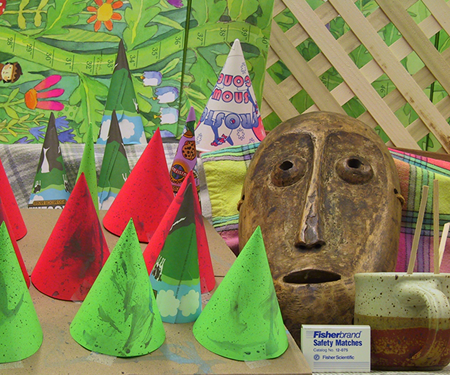
#> input picture ES6/images/left.png, 450 x 375 px
$ jupyter execute es6_albert.ipynb
#> lines starting #> are read from the running program, lines starting #| are printed output that depends on the picture
# Exercise Session 6: Shape From Stereo

One of the most common ways of reconstructing 3D shape from multiple images is called Shape-From-Stereo. It is based on the fact that points closer to the camera shift more in the image when the camera moves. By calculating the shift of each pixel we can deduce its relative distance to the camera.

For each pixel in one image we find the closest matching pixel in the other image using correlation between surrounding patches. We then compute the pixel distance between the matching points, which quantifies the disparity.

In this exercise we will implement those steps and test them with the below images

[cell 1]
import numpy as np
import cv2
import matplotlib.pyplot as plt

* We start by reading left and right image. We convert them to greyscale and resize to speed up the computation. You don't have to change this code.

[cell 2]
left_img = cv2.imread('images/left.png',0)
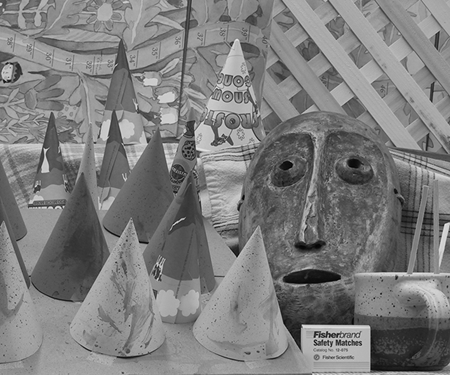
#> left_img: shape (375, 450); min 0, max 235, mean 125
right_img = cv2.imread('images/right.png',0)
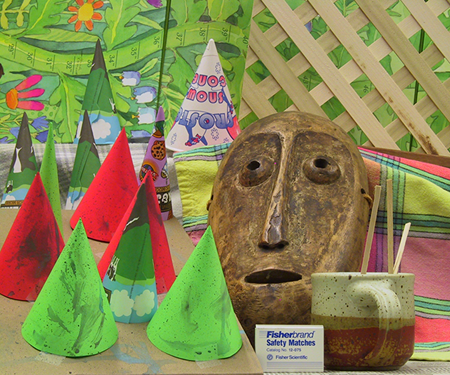
#> input picture ES6/images/right.png, 450 x 375 px
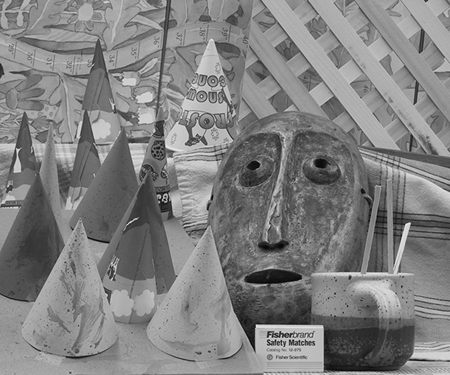
#> right_img: shape (375, 450); min 0, max 243, mean 128.4
left_img = cv2.resize(left_img, None, fx=0.5, fy=0.5)
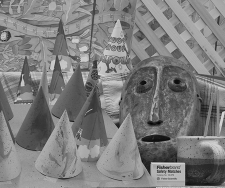
#> left_img: shape (188, 225); min 6, max 218, mean 125.2
right_img = cv2.resize(right_img, None, fx=0.5, fy=0.5)
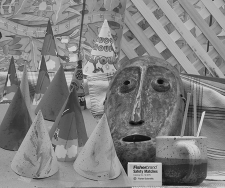
#> right_img: shape (188, 225); min 10, max 223, mean 128.6

### Q1. Computing Normalized Cross Correlation

In order to compute the similarity between two pixels we can take a patch around the first pixel location, another patch around the second pixel location and compute normalized cross correlation between those two. The idea is that corresponding pixels should have similar neighbourhood and thus high cross correlation score.

* Implement a function ```score = NCC(patch1, patch2)``` that computes the normalized cross-correlation between two patches defined as:

\begin{equation}
NCC(p_1,p_2) = \frac{1}{N}( \sum_{0<=i<p_H,0<=j<p_W} \frac{(p_1(i,j)-\mu(p_1))*(p_2(i,j)-\mu(p_2))}{\sigma(p_1)*\sigma(p_2)})
\end{equation}

where $p_1$ and $p_2$ are compared patches of size $p_H \times p_W$, $N$ is the number of pixels in one patch and $\mu()$ and $\sigma()$ are mean and standard deviation of pixel intensities respecitvely. Hint: you can use ```np.mean()``` and ```np.std()``` functions.
#### Input parameters
- ```patch1 ``` : first patch
- ```patch2``` : second patch

#### Output
- ```score``` : normalized cross correlation score

[cell 3]
def NCC(patch1, patch2):
    mean1, mean2 = np.mean(patch1), np.mean(patch2)
#> mean1 = 128.6; mean2 = 125.2
    std1, std2 = np.std(patch1), np.std(patch2)
#> std1 = 37.25; std2 = 36.31
    ncc = np.mean((patch1 - mean1) * (patch2 - mean2)) / (std1 * std2)
#> ncc = 0.182
    return ncc

[cell 4]
NCC(right_img,left_img)
#> Out = 0.182
#> `plt.show()`:
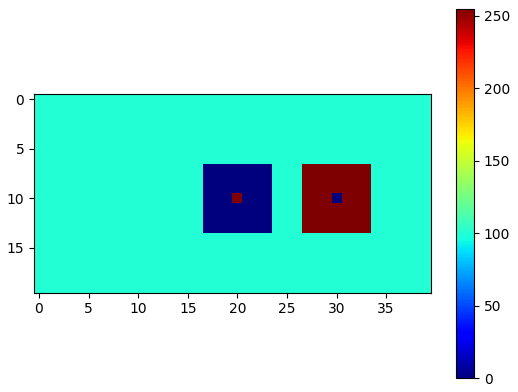
#> figure drawn by matplotlib, 2 panels

### Q2. Finding Best Matches and Computing The Disparity Map

A standard method for calculating the disparity map is to use a simple block matching. Essentially, for every pixel in the right image we’ll be taking a small region surrounding it (e.g. the yellow square in the figure below) and searching for the closest matching patch in the left image. The closest match is computed using normalized cross correlation implemented above.

When searching in the left image, we’ll start at the same coordinates as our template patch from the right image and search $\textit{to the right up to some maximum distance}$ (since we know that camera shifted to the left) as depicted by the green rectangle in the figure below. The disparity is measured as the horizontal distance between the centers of the template patch in the right image and the closest matching patch (in our example the dashed yellow square) in the left image. We only need to search horizontally (along the rows) since the images are already rectified.

* Implement a function ```disMap = PatchMatching(right_img, left_img, blockSize, disparityRange)``` that computes the disparity map using basic block matching as described above.
#### Input parameters
- ```right_img``` : the right image of size $H \times W$
- ```left_img ``` : the left image of size $H \times W$
- ```blockSize``` : the size of patch used for computing the normalized cross correlation score (patch is of size $blockSize \times blockSize$)
- ```disparityRange``` : the maximum horizontal distance (in this case to the right) we are going to search for the best machting patch. We recommend setting it to 30 to reduce the computation time. Hint: if the search range exceeds the image dimensions you can terminate the search earlier.

#### Output
- ```dispMap``` : the matrix storing the disparity values of size $H \times W$. You are free to decide the method for handling the boundaries.

[cell 5]
def PatchMatching(right_img, left_img, blockSize, disparityRange = 30):
#> called with blockSize = 7, disparityRange = 30
    H, W = right_img.shape
#> H = 188; W = 225
    disparity = np.zeros((H, W), dtype=np.int32)
    s = blockSize // 2
    for y in range(H):
        hl = min(s, y)
        hr = min(s + 1, H - y)
        for x in range(W):
            wl = min(s, x)

            max_ncc, max_ncc_d = 0, 0
            d_max = min(disparityRange, W - x - 1)

            for d in range(d_max):
                wr = min(s + 1, W - x - d)

                patch1 = right_img[y-hl:y+hr, x-wl:x+wr]
                patch2 = left_img[y-hl:y+hr, x-wl+d:x+wr+d]

                ncc = NCC(patch1, patch2)
                if ncc > max_ncc:
                    max_ncc = ncc
                    max_ncc_d = d

            disparity[y, x] = max_ncc_d
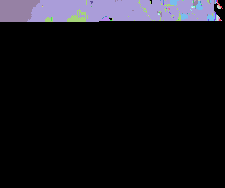
#> disparity: shape (188, 225) int32; 26 distinct labels, from 0 to 29; one colour per label, 0 black
    return disparity

[cell 6]
def TestPatchMatching(size=(40, 40), blockSize=7, x=20, y=20, d=10):
    img = np.ones(size) * 100
    H, W = img.shape
    a = img.copy()
    s = blockSize // 2
    d = min(d, W - x - 1)

    hl, wl = min(s, y), min(s, x)
    hr, wr = min(s + 1, H - y), min(s + 1, W - x - d)

    patch1 = img[y-hl:y+hr, x-wl:x+wr]
    patch2 = img[y-hl:y+hr, x-wl+d:x+wr+d]

    assert patch1.shape == patch2.shape, f"patch1: {patch1.shape}, patch2: {patch2.shape}, x: {x}, y: {y}, d: {d}"
    # print(f"patch1: {patch1.shape}, patch2: {patch2.shape}, x: {x}, y: {y}, d: {d}")

    if 0 not in patch1.shape or 0 not in patch2.shape:
        a[y-hl:y+hr, x-wl:x+wr] = 0
        a[y-hl:y+hr, x-wl+d:x+wr+d] = 255
        a[y, x] = 255
        a[y, x+d] = 0
    return a

[cell 7]
#Visualize the disparity map
dispmap = TestPatchMatching(size=(20, 40), blockSize=7, x=20, y=10, d=10)
plt.figure()
plt.imshow(dispmap, cmap='jet')
plt.colorbar()
plt.show()
